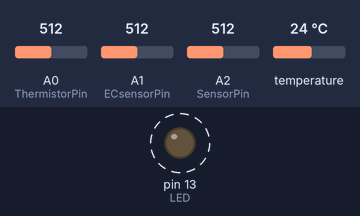
Bench run of a sketch on a simulated Arduino Uno, built with avr-gcc and run on an emulated ATmega328P. On the bench: output pins drawn as LEDs (lit = HIGH). Dashed ring = blinking. Inputs (shaded band) come from the test bench; at power-on: A0 (ThermistorPin) = 512, A1 (ECsensorPin) = 512, A2 (SensorPin) = 512, temperature 24 °C. What the sketch prints to the serial monitor is not drawn.

Above: at 1.3 s.
1.4 s: A0 (ThermistorPin) set to 376
5.6 s: A0 (ThermistorPin) set to 352
Timing chart, 0 to 15.1 s (numbered marks = the images above; inputs shaded):
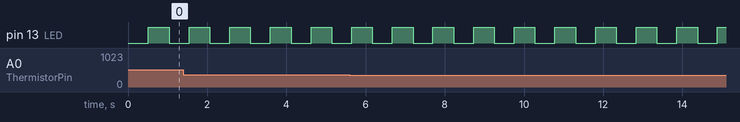

The sketch:

Sensores_implementados.ino
```cpp
// Configuración Del Sensor Creado
int ThermistorPin = 0;
int Vo;
float R1 = 10000;
float logR2, R2, T;
float Tc, Tf;
float c1 = 1.009249522e-03, c2 = 2.378405444e-04, c3 = 2.019202697e-07;

// Configuración sensor Ph

#define SensorPin A2            //pH meter Analog output to Arduino Analog Input 2
#define Offset 0.00            //deviation compensate
#define LED 13
#define samplingIntervalph 20
#define printIntervalph 500
#define ArrayLenth  40    //times of collection
int pHArray[ArrayLenth];   //Store the average value of the sensor feedback
int pHArrayIndex=0;

// Configuración sensor Electroconductividad

#include <OneWire.h>

#define StartConvert 0
#define ReadTemperature 1

const byte numReadings = 20;     //the number of sample times
byte ECsensorPin = A1;  //EC Meter analog output,pin on analog 1
byte DS18B20_Pin = 2; //DS18B20 signal, pin on digital 2
unsigned int AnalogSampleInterval=25,printIntervalec=500,tempSampleInterval=650;  //analog sample interval;serial print interval;temperature sample interval
unsigned int readings[numReadings];      // the readings from the analog input
byte index = 0;                  // the index of the current reading
unsigned long AnalogValueTotal = 0;                  // the running total
unsigned int AnalogAverage = 0,averageVoltage=0;                // the average
unsigned long AnalogSampleTime,printTime,tempSampleTime;
float temperature,ECcurrent;

//Temperature chip i/o
OneWire ds(DS18B20_Pin);  // on digital pin 2

void setup() {
  Serial.begin(9600);

  //sensor Ph
  pinMode(LED,OUTPUT);

  //Sensor Electroconductividad

 // initialize all the readings to 0:
  for (byte thisReading = 0; thisReading < numReadings; thisReading++)
    readings[thisReading] = 0;
  TempProcess(StartConvert);   //let the DS18B20 start the convert
  AnalogSampleTime=millis();
  printTime=millis();
  tempSampleTime=millis();
}

void loop() {

  // Código Sensor Creado
  Vo = analogRead(ThermistorPin);
  R2 = R1 * (1023.0 / (float)Vo - 1.0);
  logR2 = log(R2);
  T = (1.0 / (c1 + c2*logR2 + c3*logR2*logR2*logR2));
  Tc = T - 273.15;


  //Código Sensor Ph

  static unsigned long samplingTime = millis();
  static unsigned long printTime = millis();
  static float pHValue,voltage;
  if(millis()-samplingTime > samplingIntervalph)
  {
      pHArray[pHArrayIndex++]=analogRead(SensorPin);
      if(pHArrayIndex==ArrayLenth)pHArrayIndex=0;
      voltage = avergearray(pHArray, ArrayLenth)*5.0/1024;
      pHValue = 3.5*voltage+Offset;
      samplingTime=millis();
  }


  //Código Sensor Electroconductividad
   /*
   Every once in a while,sample the analog value and calculate the average.
  */

  if(millis()-AnalogSampleTime>=AnalogSampleInterval)
  {
    AnalogSampleTime=millis();
     // subtract the last reading:
    AnalogValueTotal = AnalogValueTotal - readings[index];
    // read from the sensor:
    readings[index] = analogRead(ECsensorPin);
    // add the reading to the total:
    AnalogValueTotal = AnalogValueTotal + readings[index];
    // advance to the next position in the array:
    index = index + 1;
    // if we're at the end of the array...
    if (index >= numReadings)
    // ...wrap around to the beginning:
    index = 0;
    // calculate the average:
    AnalogAverage = AnalogValueTotal / numReadings;
  }
  /*
   Every once in a while,MCU read the temperature from the DS18B20 and then let the DS18B20 start the convert.
   Attention:The interval between start the convert and read the temperature should be greater than 750 millisecond,or the temperature is not accurate!
  */
   if(millis()-tempSampleTime>=tempSampleInterval)
  {
    tempSampleTime=millis();
    temperature = TempProcess(ReadTemperature);  // read the current temperature from the  DS18B20
    TempProcess(StartConvert);                   //after the reading,start the convert for next reading

  }
  if(millis() - printTime > printIntervalph)   //Every 800 milliseconds, print a numerical, convert the state of the LED indicator
  {
    Serial.print("    pH value: ");
    Serial.print(pHValue,2);
    digitalWrite(LED,digitalRead(LED)^1);
    printTime=millis();
    averageVoltage=AnalogAverage*(float)5000/1024;
    //Serial.print("Analog value:");
    //Serial.print(AnalogAverage);   //analog average,from 0 to 1023
    //Serial.print("    Voltage:");
    //Serial.print(averageVoltage);  //millivolt average,from 0mv to 4995mV
    //Serial.print("mV    ");
    Serial.print("  Temperatura: ");
    Serial.println(Tc);
    //Serial.print("temp:");
    //Serial.print(temperature);    //current temperature
    //Serial.print("^C     EC:");

    float TempCoefficient=1.0+0.0185*(temperature-25.0);    //temperature compensation formula: fFinalResult(25^C) = fFinalResult(current)/(1.0+0.0185*(fTP-25.0));
    float CoefficientVolatge=(float)averageVoltage/TempCoefficient;
    //if(CoefficientVolatge<150)Serial.println("No solution!");   //25^C 1413us/cm<-->about 216mv  if the voltage(compensate)<150,that is <1ms/cm,out of the range
    //else if(CoefficientVolatge>3300)Serial.println("Out of the range!");  //>20ms/cm,out of the range
    //else
    //{
      if(CoefficientVolatge<=448)ECcurrent=6.84*CoefficientVolatge-64.32;   //1ms/cm<EC<=3ms/cm
      else if(CoefficientVolatge<=1457)ECcurrent=6.98*CoefficientVolatge-127;  //3ms/cm<EC<=10ms/cm
      else ECcurrent=5.3*CoefficientVolatge+2278;                           //10ms/cm<EC<20ms/cm
      ECcurrent/=1000;    //convert us/cm to ms/cm
      Serial.print(" EC : ");
      if(ECcurrent >= 0 ){
      Serial.print(ECcurrent,2);  //two decimal
      Serial.println("ms/cm");
      }
      else{
        Serial.println("No Solution ");
      }

    //}

  }
  delay(500);
}


//Función Extra Del Sensor de Ph
double avergearray(int* arr, int number){
  int i;
  int max,min;
  double avg;
  long amount=0;
  if(number<=0){
    Serial.println("Error number for the array to avraging!/n");
    return 0;
  }
  if(number<5){   //less than 5, calculated directly statistics
    for(i=0;i<number;i++){
      amount+=arr[i];
    }
    avg = amount/number;
    return avg;
  }else{
    if(arr[0]<arr[1]){
      min = arr[0];max=arr[1];
    }
    else{
      min=arr[1];max=arr[0];
    }
    for(i=2;i<number;i++){
      if(arr[i]<min){
        amount+=min;        //arr<min
        min=arr[i];
      }else {
        if(arr[i]>max){
          amount+=max;    //arr>max
          max=arr[i];
        }else{
          amount+=arr[i]; //min<=arr<=max
        }
      }//if
    }//for
    avg = (double)amount/(number-2);
  }//if
  return avg;
}

// Función Extra De Electroconductividad

/*
ch=0,let the DS18B20 start the convert;ch=1,MCU read the current temperature from the DS18B20.
*/
float TempProcess(bool ch)
{
  //returns the temperature from one DS18B20 in DEG Celsius
  static byte data[12];
  static byte addr[8];
  static float TemperatureSum;
  if(!ch){
          if ( !ds.search(addr)) {
              Serial.println("no more sensors on chain, reset search!");
              ds.reset_search();
              return 0;
          }
          if ( OneWire::crc8( addr, 7) != addr[7]) {
              Serial.println("CRC is not valid!");
              return 0;
          }
          if ( addr[0] != 0x10 && addr[0] != 0x28) {
              Serial.print("Device is not recognized!");
              return 0;
          }
          ds.reset();
          ds.select(addr);
          ds.write(0x44,1); // start conversion, with parasite power on at the end
  }
  else{
          byte present = ds.reset();
          ds.select(addr);
          ds.write(0xBE); // Read Scratchpad
          for (int i = 0; i < 9; i++) { // we need 9 bytes
            data[i] = ds.read();
          }
          ds.reset_search();
          byte MSB = data[1];
          byte LSB = data[0];
          float tempRead = ((MSB << 8) | LSB); //using two's compliment
          TemperatureSum = tempRead / 16;
    }
          return TemperatureSum;
}
```

Measured:
- by itself, pin 13 (LED): alternates HIGH for 0.52 s and LOW for 0.50 s
